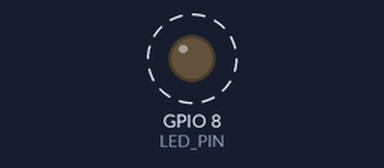
Bench run of a sketch on a simulated ESP32-C3. Shown: output pins drawn as LEDs (lit = HIGH). Dashed ring = blinking. What the sketch prints to the serial monitor is not drawn.

Above: at 0.35 s.
Timing chart, 0 to 3.3 s (numbered marks = the images above):
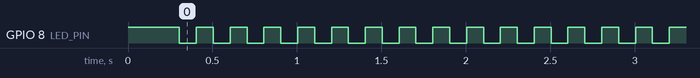

The sketch:

ESP32C3_LED_FastBlink.ino
```cpp
// ESP32-C3 Super Mini 板载蓝色 LED 快闪测试
// 购买资料标注板载 LED 连接 GPIO8，通常为低电平点亮。

constexpr uint8_t LED_PIN = 8;
constexpr uint32_t BLINK_INTERVAL_MS = 100;

bool ledOn = false;
uint32_t lastBlinkAt = 0;
uint32_t blinkCount = 0;

void setLed(bool on) {
  ledOn = on;
  digitalWrite(LED_PIN, on ? LOW : HIGH);
}

void setup() {
  pinMode(LED_PIN, OUTPUT);
  setLed(false);

  Serial.begin(115200);
  delay(300);
  Serial.println();
  Serial.println("ESP32-C3 Super Mini LED fast-blink test started");
  Serial.println("Board LED: GPIO8, active LOW, interval: 100 ms");
}

void loop() {
  const uint32_t now = millis();
  if (now - lastBlinkAt >= BLINK_INTERVAL_MS) {
    lastBlinkAt = now;
    setLed(!ledOn);
    ++blinkCount;

    // 每秒输出一次运行心跳，不影响 LED 快闪。
    if (blinkCount % 10 == 0) {
      Serial.printf("Running: %lu ms, LED toggles: %lu\n",
                    static_cast<unsigned long>(now),
                    static_cast<unsigned long>(blinkCount));
    }
  }
}
```

Measured:
- by itself, GPIO 8 (LED_PIN): alternates HIGH for 0.10 s and LOW for 0.10 s
